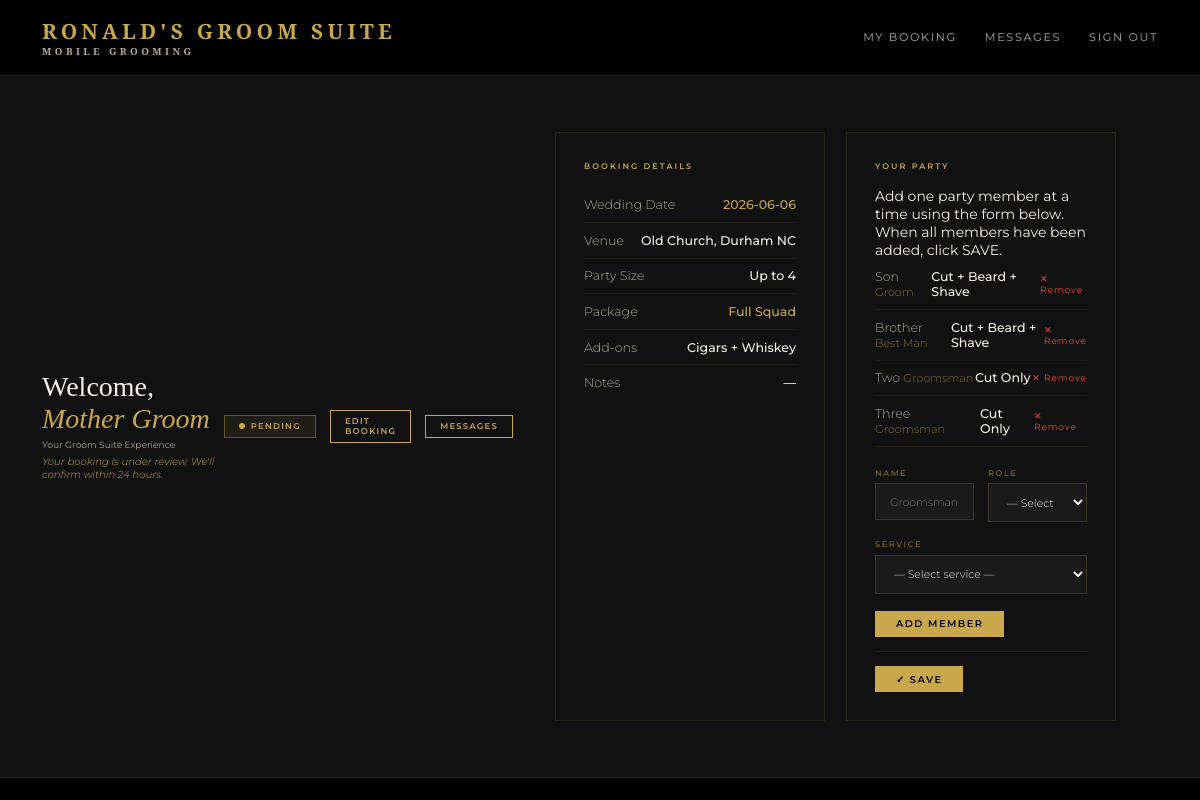
Screenshot of /portal (signed in) with the database file from the repository.
### models.py (models this page shows)
class User(UserMixin, db.Model):
    id = db.Column(db.Integer, primary_key=True)
    name = db.Column(db.String(100), nullable=False)
    email = db.Column(db.String(120), unique=True, nullable=False)
    password = db.Column(db.String(200), nullable=False)
    role = db.Column(db.String(20), default='client')
    phone = db.Column(db.String(20))
    password_changed = db.Column(db.Boolean, default=False)
    bookings = db.relationship('Booking', backref='client', lazy=True)

class Booking(db.Model):
    id = db.Column(db.Integer, primary_key=True)
    wedding_date = db.Column(db.String(50), nullable=False)
    venue = db.Column(db.String(200), nullable=False)
    start_time = db.Column(db.String(20))
    party_size = db.Column(db.Integer, default=1)
    package = db.Column(db.String(100))
    addons = db.Column(db.String(200))
    notes = db.Column(db.Text)
    status = db.Column(db.String(20), default='pending')
    created_at = db.Column(db.DateTime, default=datetime.utcnow)
    user_id = db.Column(db.Integer, db.ForeignKey('user.id'), nullable=False)
    party_members = db.relationship('PartyMember', backref='booking', lazy=True)
    messages = db.relationship('Message', backref='booking_messages', lazy=True, foreign_keys='Message.booking_id')

class PartyMember(db.Model):
    id = db.Column(db.Integer, primary_key=True)
    name = db.Column(db.String(100), nullable=False)
    role = db.Column(db.String(50), default='Groomsman')
    service = db.Column(db.String(100), nullable=False)
    booking_id = db.Column(db.Integer, db.ForeignKey('booking.id'), nullable=False)

### routes.py (the view)
    @app.route('/portal')
    @login_required
    def portal():
        if current_user.role == 'admin':
            return redirect(url_for('admin_dashboard'))
        booking = Booking.query.filter_by(user_id=current_user.id).first()
        return render_template('portal.html', booking=booking)

### auth.py (called while the page is built)
def register_routes(app, login_manager):
    @login_manager.user_loader
    def load_user(user_id):
        return db.session.get(User, int(user_id))
    @app.route('/login', methods=['GET', 'POST'])
    def login():
        if request.method == 'POST':
            email = request.form.get('email')
            password = request.form.get('password')
            user = User.query.filter_by(email=email).first()
            if user and check_password_hash(user.password, password):
                login_user(user)
                if user.role == 'admin':
                    return redirect(url_for('index'))
                return redirect(url_for('portal'))
            flash('Invalid email or password')
        return render_template('login.html')
    @app.route('/logout')
    @login_required
    def logout():
        logout_user()
        return redirect(url_for('index'))

### templates/portal.html (shortened to what this page needs)
{% extends 'base.html' %}
{% block content %}
<div class="portal-header">
  <div>
    <h1 class="portal-greeting">Welcome,<br><span>{{ current_user.name }}</span></h1>
    <p class="portal-meta">Your Groom Suite Experience</p>
    {% if booking.status == 'pending' %}
      <p class="portal-status-msg" style="color:var(--gold);">Your booking is under review. We'll confirm within 24 hours.</p>
      {% elif booking.status == 'confirmed' %}
      <p class="portal-status-msg" style="color:#2ecc71;">You're all set! Add or update your party members as needed and check your messages."</p>
      {% elif booking.status == 'rejected' %}
      <p class="portal-status-msg" style="color:#e74c3c;">Unfortunately we're unavailable for your date. Please contact us to reschedule.</p>
      {% endif %}
  </div>
  {% if booking %}
  <div style="display:flex;gap:1rem;align-items:center;">
    <div class="status-badge status-{{ booking.status }}">
      <span class="status-dot"></span>
      {{ booking.status|capitalize }}
    </div>
    <a href="{{ url_for('edit_booking') }}" class="btn-outline" style="padding:0.4rem 1rem;font-size:0.6rem;">Edit Booking</a>
    <a href="{{ url_for('portal_messages') }}" class="btn-outline" style="padding:0.4rem 1rem;font-size:0.6rem;">Messages</a>
  </div>
  {% endif %}
<div class="portal-body">
  {% if booking %}
  <div class="portal-card">
    <div class="portal-card-title">Booking Details</div>
    <div class="detail-row">
      <span class="detail-label">Wedding Date</span>
      <span class="detail-value gold">{{ booking.wedding_date }}</span>
    </div>
    <div class="detail-row">
      <span class="detail-label">Venue</span>
      <span class="detail-value">{{ booking.venue }}</span>
    </div>
    <div class="detail-row">
      <span class="detail-label">Party Size</span>
      <span class="detail-value">
        {% if booking.party_size == 1 %}Just the Groom
        {% elif booking.party_size == 4 %}Up to 4
        {% elif booking.party_size == 8 %}Up to 8
        {% elif booking.party_size == 12 %}Up to 12
        {% else %}{{ booking.party_size }}
        {% endif %}
      </span>
    </div>
    <div class="detail-row">
      <span class="detail-label">Package</span>
      <span class="detail-value gold">{{ booking.package or 'TBD' }}</span>
    </div>
    <div class="detail-row">
      <span class="detail-label">Add-ons</span>
      <span class="detail-value">{{ booking.addons or 'None' }}</span>
    </div>
    <div class="detail-row">
      <span class="detail-label">Notes</span>
      <span class="detail-value">{{ booking.notes or '—' }}</span>
    </div>
  </div>
  {% if booking.party_size > 1 %}
  <div class="portal-card">
  <div class="portal-card-title">Your Party</div>
      <p class="party-instruction">Add one party member at a time using the form below.<br>When all members have been added, click SAVE.</p>
    {% if booking.party_members %}
      {% for member in booking.party_members %}
      <div class="detail-row">
        <span class="detail-label">{{ member.name }} <span style="color:var(--gold-dim);font-size:0.8rem;">{{ member.role }}</span></span>
        <span class="detail-value">{{ member.service }}</span>
        <a href="{{ url_for('remove_member', id=member.id) }}" style="color:#e74c3c;font-size:0.65rem;text-decoration:none;letter-spacing:0.1em;">✕ Remove</a>
      </div>
      {% endfor %}
    {% else %}
      <p style="color:var(--white-dim);font-size:0.75rem;margin-bottom:1rem;">No party members added yet.</p>
    {% endif %}
    <form method="POST" action="{{ url_for('add_member') }}" style="margin-top:1.5rem;">
      <div class="form-row">
        <div class="form-field">
          <label>Name</label>
          <input type="text" name="member_name" placeholder="Groomsman name" required>
        </div>
        <div class="form-field">
          <label>Role</label>
          <select name="member_role" required>
            <option value="" disabled selected>— Select role —</option>
          </select>
        </div>
      </div>
      <div class="form-field">
        <label>Service</label>
        <select name="member_service" required>
          <option value="" disabled selected>— Select service —</option>
        </select>
      </div>
      <button type="submit" class="btn-gold" style="width:auto;padding:0.55rem 1.5rem;">Add Member</button>
    </form>
    {% if booking.party_members %}
    <div style="margin-top:1rem;padding-top:1rem;border-top:1px solid rgba(201,168,76,0.1);">
      <a href="{{ url_for('portal') }}" class="btn-gold" style="width:auto;padding:0.55rem 1.5rem;">✓ Save</a>
    </div>
    {% endif %}
  </div>
  {% endif %}
  {% else %}
  <div class="empty-state">
    <p>You don't have a booking yet.</p>
    <a href="{{ url_for('index') }}" class="btn-gold" style="margin-top:1.5rem;width:auto;padding:0.75rem 2rem;">Submit an Inquiry</a>
  </div>
  {% endif %}
</div>
{% endblock %}

### static/css/style.css (style rules this page uses)
*, *::before, *::after { box-sizing: border-box; margin: 0; padding: 0; }
:root { --gold: #C9A84C; --gold-light: #E8C96A; --gold-dim: #8a6f2e; --black: #000000; --black-2: #111111; --black-3: #1A1A1A; --black-5: #2C2C2C; --white: #F5F0E8; --white-dim: #b0aa9a; --font-display: 'Cormorant Garamond', serif; --font-body: 'Montserrat', sans-serif; }
html { font-size: 14px; }
body { font-family: var(--font-body); background: var(--black); color: var(--white); min-height: 100vh; }
.btn-gold { display: inline-block; width: auto; padding: 0.65rem 1.5rem; background: var(--gold); color: var(--black); font-family: var(--font-body); font-size: 0.7rem; font-weight: 600; letter-spacing: 0.15em; text-transform: uppercase; border: none; cursor: pointer; transition: background 0.2s; text-decoration: none; text-align: center; }
.btn-outline { display: inline-block; padding: 0.65rem 1.5rem; background: transparent; color: var(--gold); font-family: var(--font-body); font-size: 0.7rem; font-weight: 600; letter-spacing: 0.15em; text-transform: uppercase; border: 1px solid var(--gold); cursor: pointer; transition: all 0.2s; text-decoration: none; }
.form-field { margin-bottom: 1.2rem; text-align: left; }
.form-field label { display: block; font-size: 0.58rem; letter-spacing: 0.2em; text-transform: uppercase; color: var(--gold-dim); margin-bottom: 0.4rem; font-weight: 500; }
.form-field input, .form-field select, .form-field textarea { width: 100%; background: var(--black-3); border: 1px solid rgba(201,168,76,0.2); color: var(--white); font-family: var(--font-body); font-size: 0.78rem; font-weight: 300; padding: 0.75rem 1rem; outline: none; transition: border-color 0.2s; }
.form-field select option { background: var(--black-3); }
.form-row { display: grid; grid-template-columns: 1fr 1fr; gap: 1rem; }
.portal-header { padding: 2rem 3rem; background: var(--black-2); border-bottom: 1px solid rgba(201,168,76,0.15); display: flex; align-items: center; justify-content: space-between; }
.portal-greeting { font-family: var(--font-display); font-size: 2rem; font-weight: 300; }
.portal-greeting span { color: var(--gold); font-style: italic; }
.portal-meta { font-size: 0.65rem; color: var(--white-dim); margin-top: 0.25rem; }
.portal-status-msg { font-size: 0.72rem; color: var(--white-dim); margin-top: 0.4rem; font-style: italic; font-weight: 300; }
.status-badge { display: inline-flex; align-items: center; gap: 0.4rem; padding: 0.4rem 1rem; font-size: 0.6rem; letter-spacing: 0.15em; text-transform: uppercase; font-weight: 600; border: 1px solid; }
.status-pending { border-color: rgba(201,168,76,0.4); color: var(--gold); background: rgba(201,168,76,0.08); }
.status-dot { width: 6px; height: 6px; border-radius: 50%; background: currentColor; }
.portal-body { padding: 2rem 3rem; display: grid; grid-template-columns: 1fr 1fr; gap: 1.5rem; }
.portal-card { background: var(--black-2); border: 1px solid rgba(201,168,76,0.12); padding: 2rem; }
.portal-card-title { font-size: 0.58rem; letter-spacing: 0.25em; text-transform: uppercase; color: var(--gold); margin-bottom: 1.2rem; font-weight: 600; }
.detail-row { display: flex; justify-content: space-between; align-items: center; padding: 0.7rem 0; border-bottom: 1px solid rgba(201,168,76,0.07); font-size: 0.9rem; }
.detail-row:last-child { border-bottom: none; }
.detail-label { color: var(--white-dim); font-weight: 300; }
.detail-value { color: var(--white); font-weight: 500; }
.detail-value.gold { color: var(--gold); }

### rows the page displays
User: name "Mother Groom"
Booking: status "PENDING", wedding_date "2026-06-06", venue "Old Church, Durham NC", package "Full Squad", addons "Cigars + Whiskey", notes "—"
PartyMember: name "Son", role "Groom", service "Cut + Beard + Shave"
PartyMember: name "Brother", role "Best Man", service "Cut + Beard + Shave"
PartyMember: name "Two", role "Groomsman", service "Cut Only"
PartyMember: name "Three", role "Groomsman", service "Cut Only"
